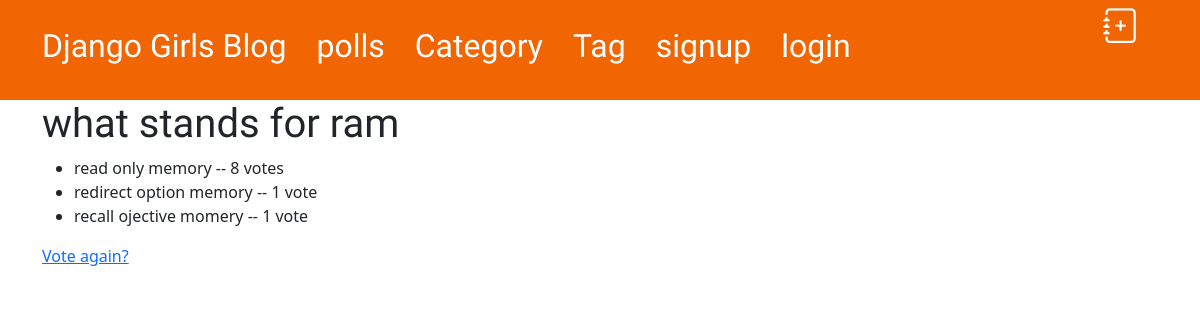
The page /polls/2/results/ on the database as committed earlier.
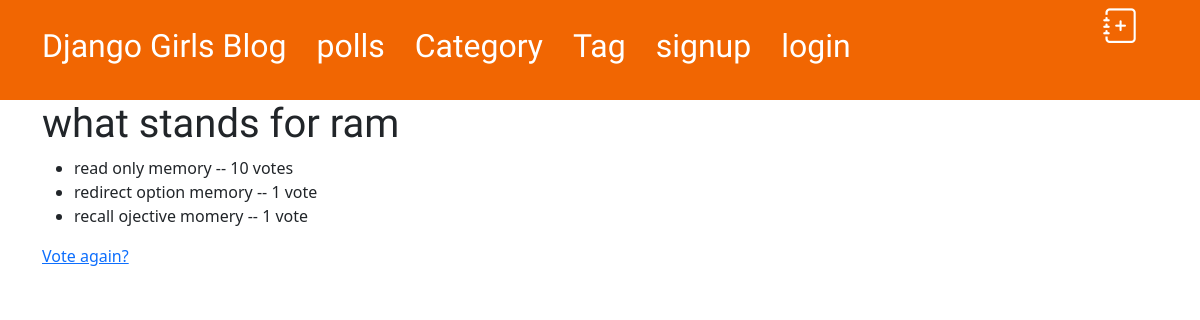
The same page on the database as committed later.
### polls/models.py (models this page shows)
class Choice(models.Model):
    question = models.ForeignKey(Question, on_delete=models.CASCADE)
    choice_text = models.CharField(max_length=200)
    votes = models.IntegerField(default=0)

### polls/views.py (the view)
# urls.py: path('<int:pk>/results/', views.ResultsView.as_view(), name='results'),
class ResultsView(generic.DetailView):
    model = Question
    template_name = 'polls/results.html'

### polls/templates/polls/results.html
{%  extends 'polls/base.html' %}
{% block content %}
<h1>{{ question.question_text }}</h1>
<ul>
{% for choice in question.choice_set.all %}
    <li>{{ choice.choice_text }} -- {{ choice.votes }} vote{{ choice.votes|pluralize }}</li>
{% endfor %}
</ul>
<a href="{% url 'polls:detail' question.id %}">Vote again?</a>
{% endblock %}

Rows that differ between the two databases and show on the page:
changed Choice "read only memory": votes "8" → "10"
